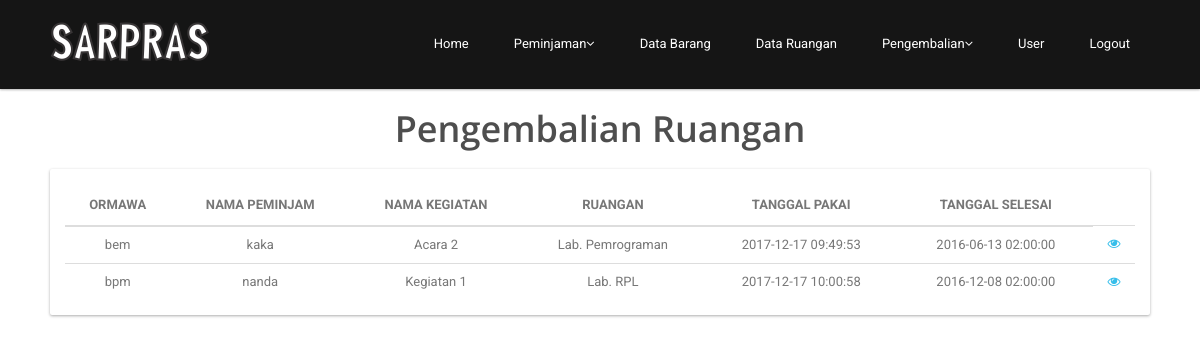
Screenshot of /pengembalianRuang (signed in) with the database file from the repository.
### tables this page shows
CREATE TABLE `tb_peminjaman_ruangan` (
  `id` int(10) UNSIGNED NOT NULL,
  `id_user` varchar(50) NOT NULL,
  `nama_peminjam` varchar(50) NOT NULL,
  `nama_kegiatan` varchar(255) NOT NULL,
  `ruangan_id` int(10) UNSIGNED NOT NULL,
  `tgl_dipakai` timestamp NOT NULL DEFAULT CURRENT_TIMESTAMP ON UPDATE CURRENT_TIMESTAMP,
  `tgl_selesai` timestamp NOT NULL DEFAULT '0000-00-00 00:00:00',
  `status_pinjam` tinyint(1) NOT NULL DEFAULT '0',
  `created_at` timestamp NULL DEFAULT NULL,
  `updated_at` timestamp NULL DEFAULT NULL
);

CREATE TABLE `tb_ruangan` (
  `id` int(10) UNSIGNED NOT NULL,
  `nama_ruangan` varchar(255) NOT NULL,
  `letak` varchar(255) NOT NULL,
  `penanggung_jawab_id` int(3) NOT NULL,
  `created_at` timestamp NULL DEFAULT NULL,
  `updated_at` timestamp NULL DEFAULT NULL
);

### app/controller/pengembalianRuang.php (called while the page is built, shortened)
<?php
class pengembalianRuang extends controller {
    function __construct()
    {
        $this->model = $this->model->load('pengembalianRuang');
    }
    function index(){
        $this->view->data = $this->model->getData();
        $this->view->display('pengembalianRuang','admin');
    }
}

### index.php (called while the page is built, shortened)
<?php
require 'config/database.php';
require 'libs/controller.php';
require 'libs/model.php';
require 'libs/database.php';
$app = new routing();

### libs/database.php (called while the page is built, shortened)
<?php
class database extends PDO {
    public function selectAll($query, $fetchMode = PDO::FETCH_ASSOC) {
        try {
            $stmt = $this->prepare($query);
            $stmt->execute();
            return $stmt->fetchAll($fetchMode);
        } catch (PDOException $e) {
            echo $e->getMessage();
        }
    }
}

### app/model/m_pengembalianRuang.php (called while the page is built, shortened)
<?php
class m_pengembalianRuang extends model {
    function getData() {
        return $this->db->selectAll("SELECT * FROM tb_peminjaman_ruangan pr join tb_ruangan r ON ruangan_id = r.id
        WHERE status_pinjam = 2
        GROUP BY nama_kegiatan");
    }
}

### libs/controller.php (called while the page is built, shortened)
<?php
class controller {
    function __construct() {
        $this->model = new model();
    }
}

### libs/model.php (called while the page is built, shortened)
<?php
class model {
    function __construct() {
        $this->db = new database();
    }
    function load($model) {
        $path = 'app/model/m_' . $model . '.php';
        if (file_exists($path)) {
            return new $modelName();
        } else {
            echo 'Kesalahan: m_' . $model . '.php tidak ditemukan';
        }
    }
}

### app/view/admin/v_pengembalianRuang.php (the view, shortened to what this page needs)
<?php require_once(__DIR__.'/../part/header.php');?>
<div id="page-login" class="page-logreg">
    <div id="main">
        <div class="container clearfix">
            <br>
            <br>
            <br>
            <div class="center wow fadeInDown">
                <h2>Pengembalian Ruangan</h2>
            </div>
            <div class="card clearfix section">
                <div class="card-body">
                    <div class="desktop">
                        <table>
                            <thead>
                            <tr>
                                <th>Ormawa</th>
                                <th>Nama Peminjam</th>
                                <th>Nama Kegiatan</th>
                                <th>Ruangan</th>
                                <th>Tanggal Pakai</th>
                                <th>Tanggal Selesai</th>
                            </tr>
                            </thead>
                            <tbody>
                            <?php foreach ($this->data as $key => $value){?>
                                <tr>
                                    <td><?php echo $value['id_user'] ?></td>
                                    <td><?php echo $value['nama_peminjam'] ?></td>
                                    <td><?php echo $value['nama_kegiatan'] ?></td>
                                    <td><?php echo $value['nama_ruangan'] ?></td>
                                    <td><?php echo $value['tgl_dipakai'] ?></td>
                                    <td><?php echo $value['tgl_selesai'] ?></td>
                                    <td><a href="<?php echo URL; ?>/pengembalianRuang/detail/<?php echo $value['nama_kegiatan'] ?>"><i class="fa fa-eye"></i></a>
                                    </td>
                                    </tr>
                            <?php } ?>
                            </tbody>
                        </table>
                    </div>
                </div>
            </div>
        </div>
    </div>

### public/css/main.css (style rules this page uses)
h1, h2, h3, h4, h5, h6 { font-weight: 600; font-family: 'Open Sans', sans-serif; color:#4e4e4e; }
h2 { font-size: 20px; }
a { color: #c52d2f; -webkit-transition: color 300ms, background-color 300ms; -moz-transition: color 300ms, background-color 300ms; -o-transition: color 300ms, background-color 300ms; transition: color 300ms, background-color 300ms; }
.center h2 { font-size: 36px; margin-top: 0; margin-bottom: 20px; }
.center { text-align: center; }

### public/css/style.css (style rules this page uses)
a, a:hover { color: #36BEEA }
.container { width: 1100px; padding: 0px }
.card { position: relative; background-color: #fff; color: #313534; border-radius: 2px; -webkit-box-shadow: 0 1px 3px 0 rgba(0, 0, 0, 0.33); box-shadow: 0 1px 3px 0 rgba(0, 0, 0, 0.33) }
.card-body { padding: 15px; position: relative }
table { width: 100%; color: #777 }
table th { vertical-align: middle; text-transform: uppercase; padding: 8px; text-align: center; line-height: 25px; border-bottom: 2px solid #ddd }
table tbody td { padding: 8px; border-top: 1px solid #ddd; vertical-align: top; line-height: 20px; text-align: center; vertical-align: middle; }
#main { margin: 70px 0px 0px }

### rows the page displays
tb_peminjaman_ruangan: id_user "bem", nama_peminjam "kaka", nama_kegiatan "Acara 2", ruangan.nama_ruangan "Lab. Pemrograman", tgl_dipakai "2017-12-17 09:49:53", tgl_selesai "2016-06-13 02:00:00"
tb_peminjaman_ruangan: id_user "bpm", nama_peminjam "nanda", nama_kegiatan "Kegiatan 1", ruangan.nama_ruangan "Lab. RPL", tgl_dipakai "2017-12-17 10:00:58", tgl_selesai "2016-12-08 02:00:00"
